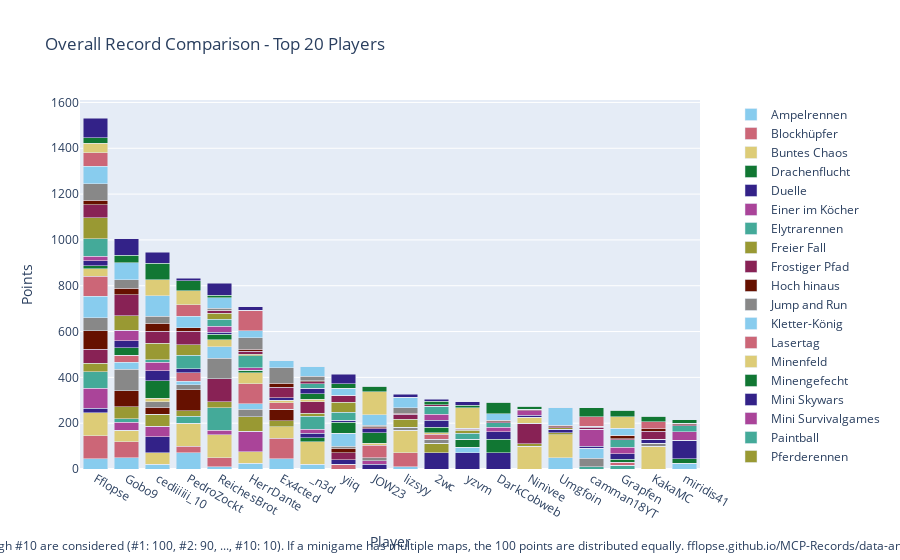

The notebook cell saved with this chart:
### Code cell
import plotly.graph_objects as go

# Sum all columns to get the total score
outDf['Total'] = outDf.sum(axis=1)

# Sort by total score and fill N/A values with 0
outDf = outDf.sort_values(by='Total', ascending=False).fillna(0)

# Crop to top 10 players
cropDf = outDf.head(20).copy()

# Drop the 'Total' column for plotting
cropDf = cropDf.drop(columns=['Total'])

# Create a color palette
color_palette = px.colors.qualitative.Safe

# Create the stacked bar plot
fig = go.Figure()

for column in cropDf.columns.difference(['Player']):
    fig.add_trace(go.Bar(
        x=cropDf.index,
        y=cropDf[column],
        name=column,
        marker_color=color_palette[len(fig.data) % len(color_palette)]
    ))

# Update layout
fig.update_layout(
    barmode='stack',
    title='Overall Record Comparison - Top 20 Players',
    xaxis=dict(title='Player'),
    yaxis=dict(title='Points'),
    #height=800,
    #width=1000,
    legend=dict(
        x=1.05,
        y=0.5,
        traceorder='normal',
        font=dict(size=12),
        bgcolor='rgba(255, 255, 255, 0)',
        bordercolor='rgba(0, 0, 0, 0)'
    ),
    margin=dict(r=200),  # Adjust right margin to make room for the legend
    annotations=[
        dict(
            x=0.5,
            y=-0.235,
            xref='paper',
            yref='paper',
            text='Max 100 points per minigame. Records #1 through #10 are considered (#1: 100, #2: 90, ..., #10: 10). If a minigame has multiple maps, the 100 points are distributed equally. fflopse.github.io/MCP-Records/data-analysis/global-ranking.ipynb',
            showarrow=False,
            font=dict(size=12),
            xanchor='center'
        )
    ]
)

fig.show()

# save the plot as an html file

fig.write_html('out/overall_record_comparison.html')

### Figure 1 — Plotly figure (JSON) as saved in the notebook; plotly's stock layout.template omitted (floating-point values rounded to 4 significant figures)
{"data": [{"marker": {"color": "rgb(136, 204, 238)"}, "name": "Ampelrennen", "type": "bar", "x": ["Fflopse", "Gobo9", "cediiiiii_10", "PedroZockt", "ReichesBrot", "HerrDante", "Ex4cted", "_n3d", "yiiq", "JOW23", "lizsyy", "2wc", "yzvm", "DarkCobweb", "Ninivee", "Umgfoin", "camman18YT", "Grapfen", "KakaMC", "miridis41"], "y": [45, 50, 20, 70, 10, 25, 45, 20, 0, 0, 10, 0, 0, 0, 0, 50, 0, 0, 0, 25]}, {"marker": {"color": "rgb(204, 102, 119)"}, "name": "Blockhüpfer", "type": "bar", "x": ["Fflopse", "Gobo9", "cediiiiii_10", "PedroZockt", "ReichesBrot", "HerrDante", "Ex4cted", "_n3d", "yiiq", "JOW23", "lizsyy", "2wc", "yzvm", "DarkCobweb", "Ninivee", "Umgfoin", "camman18YT", "Grapfen", "KakaMC", "miridis41"], "y": [100, 70, 0, 30, 40, 0, 90, 0, 20, 0, 60, 0, 0, 0, 0, 0, 0, 0, 0, 0]}, {"marker": {"color": "rgb(221, 204, 119)"}, "name": "Buntes Chaos", "type": "bar", "x": ["Fflopse", "Gobo9", "cediiiiii_10", "PedroZockt", "ReichesBrot", "HerrDante", "Ex4cted", "_n3d", "yiiq", "JOW23", "lizsyy", "2wc", "yzvm", "DarkCobweb", "Ninivee", "Umgfoin", "camman18YT", "Grapfen", "KakaMC", "miridis41"], "y": [100, 50, 50, 100, 100, 50, 50, 100, 0, 0, 100, 0, 0, 0, 100, 100, 0, 0, 100, 0]}, {"marker": {"color": "rgb(17, 119, 51)"}, "name": "Drachenflucht", "type": "bar", "x": ["Fflopse", "Gobo9", "cediiiiii_10", "PedroZockt", "ReichesBrot", "HerrDante", "Ex4cted", "_n3d", "yiiq", "JOW23", "lizsyy", "2wc", "yzvm", "DarkCobweb", "Ninivee", "Umgfoin", "camman18YT", "Grapfen", "KakaMC", "miridis41"], "y": [0, 0, 0, 0, 0, 0, 0, 16, 0, 0, 0, 0, 0, 0, 0, 0, 0, 0, 0, 20]}, {"marker": {"color": "rgb(51, 34, 136)"}, "name": "Duelle", "type": "bar", "x": ["Fflopse", "Gobo9", "cediiiiii_10", "PedroZockt", "ReichesBrot", "HerrDante", "Ex4cted", "_n3d", "yiiq", "JOW23", "lizsyy", "2wc", "yzvm", "DarkCobweb", "Ninivee", "Umgfoin", "camman18YT", "Grapfen", "KakaMC", "miridis41"], "y": [20, 0, 70, 0, 0, 0, 0, 20, 20, 20, 0, 70, 70, 70, 0, 0, 0, 0, 0, 80]}, {"marker": {"color": "rgb(170, 68, 153)"}, "name": "Einer im Köcher", "type": "bar", "x": ["Fflopse", "Gobo9", "cediiiiii_10", "PedroZockt", "ReichesBrot", "HerrDante", "Ex4cted", "_n3d", "yiiq", "JOW23", "lizsyy", "2wc", "yzvm", "DarkCobweb", "Ninivee", "Umgfoin", "camman18YT", "Grapfen", "KakaMC", "miridis41"], "y": [86.67, 33.33, 46.67, 0, 20, 90, 0, 16.67, 0, 16.67, 0, 0, 0, 0, 0, 0, 0, 0, 0, 0]}, {"marker": {"color": "rgb(68, 170, 153)"}, "name": "Elytrarennen", "type": "bar", "x": ["Fflopse", "Gobo9", "cediiiiii_10", "PedroZockt", "ReichesBrot", "HerrDante", "Ex4cted", "_n3d", "yiiq", "JOW23", "lizsyy", "2wc", "yzvm", "DarkCobweb", "Ninivee", "Umgfoin", "camman18YT", "Grapfen", "KakaMC", "miridis41"], "y": [73.33, 16.67, 0, 30, 96.67, 0, 0, 56.67, 0, 0, 0, 0, 0, 0, 0, 0, 10, 16.67, 0, 0]}, {"marker": {"color": "rgb(153, 153, 51)"}, "name": "Freier Fall", "type": "bar", "x": ["Fflopse", "Gobo9", "cediiiiii_10", "PedroZockt", "ReichesBrot", "HerrDante", "Ex4cted", "_n3d", "yiiq", "JOW23", "lizsyy", "2wc", "yzvm", "DarkCobweb", "Ninivee", "Umgfoin", "camman18YT", "Grapfen", "KakaMC", "miridis41"], "y": [37.5, 52.5, 52.5, 25, 27.5, 62.5, 25, 15, 0, 0, 0, 42.5, 0, 0, 10, 7.5, 0, 0, 0, 0]}, {"marker": {"color": "rgb(136, 34, 85)"}, "name": "Frostiger Pfad", "type": "bar", "x": ["Fflopse", "Gobo9", "cediiiiii_10", "PedroZockt", "ReichesBrot", "HerrDante", "Ex4cted", "_n3d", "yiiq", "JOW23", "lizsyy", "2wc", "yzvm", "DarkCobweb", "Ninivee", "Umgfoin", "camman18YT", "Grapfen", "KakaMC", "miridis41"], "y": [60, 0, 0, 0, 100, 0, 0, 50, 30, 0, 0, 0, 0, 0, 90, 0, 0, 0, 0, 0]}, {"marker": {"color": "rgb(102, 17, 0)"}, "name": "Hoch hinaus", "type": "bar", "x": ["Fflopse", "Gobo9", "cediiiiii_10", "PedroZockt", "ReichesBrot", "HerrDante", "Ex4cted", "_n3d", "yiiq", "JOW23", "lizsyy", "2wc", "yzvm", "DarkCobweb", "Ninivee", "Umgfoin", "camman18YT", "Grapfen", "KakaMC", "miridis41"], "y": [80, 70, 30, 90, 0, 0, 50, 0, 20, 0, 0, 0, 0, 0, 0, 0, 0, 0, 0, 0]}, {"marker": {"color": "rgb(136, 136, 136)"}, "name": "Jump and Run", "type": "bar", "x": ["Fflopse", "Gobo9", "cediiiiii_10", "PedroZockt", "ReichesBrot", "HerrDante", "Ex4cted", "_n3d", "yiiq", "JOW23", "lizsyy", "2wc", "yzvm", "DarkCobweb", "Ninivee", "Umgfoin", "camman18YT", "Grapfen", "KakaMC", "miridis41"], "y": [56.67, 93.33, 23.33, 23.33, 90, 33.33, 0, 0, 10, 13.33, 13.33, 16.67, 0, 0, 0, 0, 36.67, 0, 13.33, 0]}, {"marker": {"color": "rgb(136, 204, 238)"}, "name": "Kletter-König", "type": "bar", "x": ["Fflopse", "Gobo9", "cediiiiii_10", "PedroZockt", "ReichesBrot", "HerrDante", "Ex4cted", "_n3d", "yiiq", "JOW23", "lizsyy", "2wc", "yzvm", "DarkCobweb", "Ninivee", "Umgfoin", "camman18YT", "Grapfen", "KakaMC", "miridis41"], "y": [95, 30, 0, 15, 50, 25, 0, 0, 55, 0, 0, 0, 25, 0, 0, 0, 45, 0, 0, 0]}, {"marker": {"color": "rgb(204, 102, 119)"}, "name": "Lasertag", "type": "bar", "x": ["Fflopse", "Gobo9", "cediiiiii_10", "PedroZockt", "ReichesBrot", "HerrDante", "Ex4cted", "_n3d", "yiiq", "JOW23", "lizsyy", "2wc", "yzvm", "DarkCobweb", "Ninivee", "Umgfoin", "camman18YT", "Grapfen", "KakaMC", "miridis41"], "y": [86.67, 30, 0, 36.67, 0, 86.67, 30, 0, 0, 53.33, 0, 23.33, 0, 0, 0, 0, 0, 13.33, 0, 0]}, {"marker": {"color": "rgb(221, 204, 119)"}, "name": "Minenfeld", "type": "bar", "x": ["Fflopse", "Gobo9", "cediiiiii_10", "PedroZockt", "ReichesBrot", "HerrDante", "Ex4cted", "_n3d", "yiiq", "JOW23", "lizsyy", "2wc", "yzvm", "DarkCobweb", "Ninivee", "Umgfoin", "camman18YT", "Grapfen", "KakaMC", "miridis41"], "y": [33.33, 0, 16.67, 0, 30, 46.67, 10, 10, 0, 10, 0, 6.667, 0, 0, 26.67, 0, 0, 0, 0, 0]}, {"marker": {"color": "rgb(17, 119, 51)"}, "name": "Minengefecht", "type": "bar", "x": ["Fflopse", "Gobo9", "cediiiiii_10", "PedroZockt", "ReichesBrot", "HerrDante", "Ex4cted", "_n3d", "yiiq", "JOW23", "lizsyy", "2wc", "yzvm", "DarkCobweb", "Ninivee", "Umgfoin", "camman18YT", "Grapfen", "KakaMC", "miridis41"], "y": [12.5, 32.5, 75, 0, 25, 12.5, 0, 25, 50, 45, 0, 22.5, 35, 60, 0, 0, 0, 12.5, 0, 0]}, {"marker": {"color": "rgb(51, 34, 136)"}, "name": "Mini Skywars", "type": "bar", "x": ["Fflopse", "Gobo9", "cediiiiii_10", "PedroZockt", "ReichesBrot", "HerrDante", "Ex4cted", "_n3d", "yiiq", "JOW23", "lizsyy", "2wc", "yzvm", "DarkCobweb", "Ninivee", "Umgfoin", "camman18YT", "Grapfen", "KakaMC", "miridis41"], "y": [21.67, 31.67, 45, 16.67, 8.333, 0, 11.67, 23.33, 8.333, 16.67, 0, 31.67, 0, 31.67, 8.333, 16.67, 8.333, 25, 16.67, 0]}, {"marker": {"color": "rgb(170, 68, 153)"}, "name": "Mini Survivalgames", "type": "bar", "x": ["Fflopse", "Gobo9", "cediiiiii_10", "PedroZockt", "ReichesBrot", "HerrDante", "Ex4cted", "_n3d", "yiiq", "JOW23", "lizsyy", "2wc", "yzvm", "DarkCobweb", "Ninivee", "Umgfoin", "camman18YT", "Grapfen", "KakaMC", "miridis41"], "y": [20, 46.67, 36.67, 0, 26.67, 10, 0, 0, 0, 0, 0, 26.67, 0, 20, 20, 0, 73.33, 26.67, 0, 36.67]}, {"marker": {"color": "rgb(68, 170, 153)"}, "name": "Paintball", "type": "bar", "x": ["Fflopse", "Gobo9", "cediiiiii_10", "PedroZockt", "ReichesBrot", "HerrDante", "Ex4cted", "_n3d", "yiiq", "JOW23", "lizsyy", "2wc", "yzvm", "DarkCobweb", "Ninivee", "Umgfoin", "camman18YT", "Grapfen", "KakaMC", "miridis41"], "y": [76.67, 0, 10, 60, 30, 53.33, 0, 20, 33.33, 0, 0, 33.33, 26.67, 20, 0, 0, 0, 33.33, 0, 26.67]}, {"marker": {"color": "rgb(153, 153, 51)"}, "name": "Pferderennen", "type": "bar", "x": ["Fflopse", "Gobo9", "cediiiiii_10", "PedroZockt", "ReichesBrot", "HerrDante", "Ex4cted", "_n3d", "yiiq", "JOW23", "lizsyy", "2wc", "yzvm", "DarkCobweb", "Ninivee", "Umgfoin", "camman18YT", "Grapfen", "KakaMC", "miridis41"], "y": [91.67, 63.33, 73.33, 45, 25, 6.667, 0, 0, 45, 0, 33.33, 0, 13.33, 0, 0, 6.667, 0, 0, 0, 0]}, {"marker": {"color": "rgb(136, 34, 85)"}, "name": "Replika", "type": "bar", "x": ["Fflopse", "Gobo9", "cediiiiii_10", "PedroZockt", "ReichesBrot", "HerrDante", "Ex4cted", "_n3d", "yiiq", "JOW23", "lizsyy", "2wc", "yzvm", "DarkCobweb", "Ninivee", "Umgfoin", "camman18YT", "Grapfen", "KakaMC", "miridis41"], "y": [56.5, 91.26, 53.01, 60.19, 11.55, 11.26, 46.12, 7.282, 30.87, 5.437, 21.55, 7.476, 2.816, 4.757, 2.816, 2.816, 7.961, 4.466, 34.76, 3.981]}, {"marker": {"color": "rgb(102, 17, 0)"}, "name": "Sammelwahn", "type": "bar", "x": ["Fflopse", "Gobo9", "cediiiiii_10", "PedroZockt", "ReichesBrot", "HerrDante", "Ex4cted", "_n3d", "yiiq", "JOW23", "lizsyy", "2wc", "yzvm", "DarkCobweb", "Ninivee", "Umgfoin", "camman18YT", "Grapfen", "KakaMC", "miridis41"], "y": [20.5, 27.5, 35, 15.5, 3.25, 10, 16.75, 4.25, 0, 3.5, 5, 0, 4, 5.5, 2, 6.75, 6, 15.25, 10.75, 7]}, {"marker": {"color": "rgb(136, 136, 136)"}, "name": "Schießstand", "type": "bar", "x": ["Fflopse", "Gobo9", "cediiiiii_10", "PedroZockt", "ReichesBrot", "HerrDante", "Ex4cted", "_n3d", "yiiq", "JOW23", "lizsyy", "2wc", "yzvm", "DarkCobweb", "Ninivee", "Umgfoin", "camman18YT", "Grapfen", "KakaMC", "miridis41"], "y": [72.5, 37.5, 30, 0, 7.5, 50, 67.5, 20, 0, 7.5, 25, 0, 0, 0, 0, 0, 0, 0, 0, 0]}, {"marker": {"color": "rgb(136, 204, 238)"}, "name": "Spleef", "type": "bar", "x": ["Fflopse", "Gobo9", "cediiiiii_10", "PedroZockt", "ReichesBrot", "HerrDante", "Ex4cted", "_n3d", "yiiq", "JOW23", "lizsyy", "2wc", "yzvm", "DarkCobweb", "Ninivee", "Umgfoin", "camman18YT", "Grapfen", "KakaMC", "miridis41"], "y": [75, 75, 90, 50, 45, 30, 30, 45, 30, 45, 45, 0, 0, 30, 0, 80, 0, 30, 0, 0]}, {"marker": {"color": "rgb(204, 102, 119)"}, "name": "Todeswürfel", "type": "bar", "x": ["Fflopse", "Gobo9", "cediiiiii_10", "PedroZockt", "ReichesBrot", "HerrDante", "Ex4cted", "_n3d", "yiiq", "JOW23", "lizsyy", "2wc", "yzvm", "DarkCobweb", "Ninivee", "Umgfoin", "camman18YT", "Grapfen", "KakaMC", "miridis41"], "y": [60, 0, 0, 50, 0, 90, 0, 0, 0, 0, 0, 0, 0, 0, 0, 0, 40, 0, 30, 0]}, {"marker": {"color": "rgb(221, 204, 119)"}, "name": "Waffenfolge", "type": "bar", "x": ["Fflopse", "Gobo9", "cediiiiii_10", "PedroZockt", "ReichesBrot", "HerrDante", "Ex4cted", "_n3d", "yiiq", "JOW23", "lizsyy", "2wc", "yzvm", "DarkCobweb", "Ninivee", "Umgfoin", "camman18YT", "Grapfen", "KakaMC", "miridis41"], "y": [40, 0, 70, 60, 0, 0, 0, 0, 0, 100, 0, 0, 90, 0, 0, 0, 0, 50, 0, 0]}, {"marker": {"color": "rgb(17, 119, 51)"}, "name": "Walls", "type": "bar", "x": ["Fflopse", "Gobo9", "cediiiiii_10", "PedroZockt", "ReichesBrot", "HerrDante", "Ex4cted", "_n3d", "yiiq", "JOW23", "lizsyy", "2wc", "yzvm", "DarkCobweb", "Ninivee", "Umgfoin", "camman18YT", "Grapfen", "KakaMC", "miridis41"], "y": [25, 32.5, 70, 45, 12.5, 0, 0, 0, 20, 25, 0, 15, 12.5, 50, 15, 0, 40, 30, 25, 15]}, {"marker": {"color": "rgb(51, 34, 136)"}, "name": "Wettrennen", "type": "bar", "x": ["Fflopse", "Gobo9", "cediiiiii_10", "PedroZockt", "ReichesBrot", "HerrDante", "Ex4cted", "_n3d", "yiiq", "JOW23", "lizsyy", "2wc", "yzvm", "DarkCobweb", "Ninivee", "Umgfoin", "camman18YT", "Grapfen", "KakaMC", "miridis41"], "y": [84, 72, 48, 10, 52, 16, 0, 0, 42, 0, 14, 8, 14, 0, 0, 0, 0, 0, 0, 0]}], "layout": {"annotations": [{"font": {"size": 12}, "showarrow": false, "text": "Max 100 points per minigame. Records #1 through #10 are considered (#1: 100, #2: 90, ..., #10: 10). If a minigame has multiple maps, the 100 points are distributed equally. fflopse.github.io/MCP-Records/data-analysis/global-ranking.ipynb", "x": 0.5, "xanchor": "center", "xref": "paper", "y": -0.235, "yref": "paper"}], "barmode": "stack", "legend": {"bgcolor": "rgba(255, 255, 255, 0)", "bordercolor": "rgba(0, 0, 0, 0)", "font": {"size": 12}, "traceorder": "normal", "x": 1.05, "y": 0.5}, "margin": {"r": 200}, "title": {"text": "Overall Record Comparison - Top 20 Players"}, "xaxis": {"title": {"text": "Player"}}, "yaxis": {"title": {"text": "Points"}}}}
